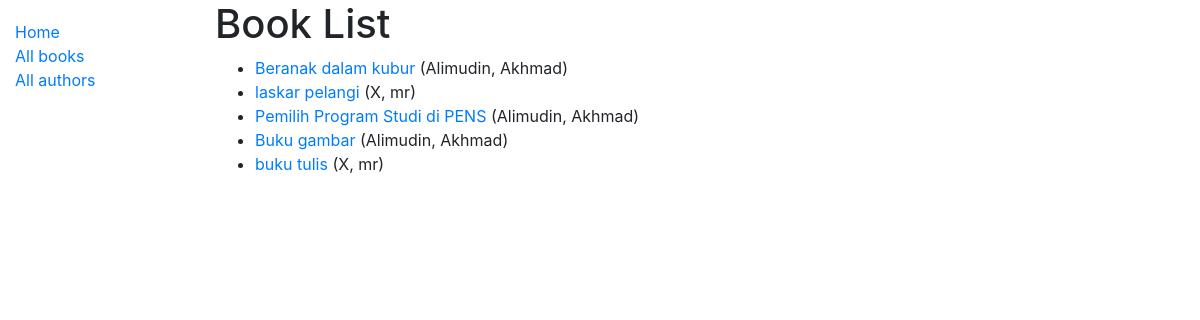
Screenshot of /katalog/books/ with the database file from the repository.
### katalog/models.py (models this page shows, shortened)
class Book(models.Model):
    title = models.CharField(max_length=200)
    author = models.ForeignKey('Author', on_delete=models.SET_NULL, null=True)
    summary = models.TextField(max_length=1000, help_text='Enter a brief description of the book')
    isbn = models.CharField('ISBN', unique=True, max_length=13, help_text='13 Character <a href="https://www.isbn-international.org/content/what-isbn">ISBN number</a>')
    genre = models.ManyToManyField(Genre, help_text='Select a genre for this book')
    language = models.ForeignKey('Language', on_delete=models.SET_NULL, null=True, verbose_name='Bahasa')
    def get_absolute_url(self):
        return reverse('book-detail', args=[str(self.id)])
    def display_genre(self):
        """Create a string for the Genre. This is required to display genre in Admin."""
        return ', '.join(genre.name for genre in self.genre.all()[:4]) #looping only 4
    display_genre.short_description = 'Genre'

class Author(models.Model):
    first_name = models.CharField(max_length=100)
    last_name = models.CharField(max_length=100)
    date_of_birth = models.DateField(null=True,blank=True)
    date_of_dead = models.DateField('Dead',null=True,blank=True)
    class Meta:
        ordering = ['last_name','first_name']
    def __str__(self):
        return f'{self.last_name}, {self.first_name}'

### katalog/views.py (the view)
# urls.py: path('books/', views.BookListView.as_view(), name='books'),
class BookListView(generic.ListView):
    model = Book
    def get_context_data(self, **kwargs):
        context = super(BookListView, self).get_context_data(**kwargs)
        context['some_data'] = 'This is just some data'
        return context
    def get_queryset(self):
        return Book.objects.all()[:5]

### katalog/templates/katalog/book_list.html
{% extends "base_generic.html" %}
{% block content %}
  <h1>Book List</h1>
  {% if book_list %}
  <ul>
    {% for book in book_list %}
      <li>
        <a href="{{ book.get_absolute_url }}">{{ book.title }}</a> ({{book.author}})
      </li>
    {% endfor %}
  </ul>
  {% else %}
    <p>There are no books in the library.</p>
  {% endif %}
{% endblock %}

### katalog/templates/base_generic.html (shortened to what this page needs)
<!DOCTYPE html>
<html lang="en">
<head>
  <link rel="stylesheet" href="https://stackpath.bootstrapcdn.com/bootstrap/4.1.3/css/bootstrap.min.css">
  {% load static %}
  <link rel="stylesheet" href="{% static 'css/styles.css' %}">
</head>
<body>
  <div class="container-fluid">
    <div class="row">
      <div class="col-sm-2">
      {% block sidebar %}
        <ul class="sidebar-nav">
          <li><a href="{% url 'index' %}">Home</a></li>
          <li><a href="{% url 'books' %}">All books</a></li>
          <li><a href="{% url 'authors' %}">All authors</a></li>
        </ul>
     {% endblock %}
      </div>
      <div class="col-sm-10 ">{% block content %}{% endblock %}</div>
    </div>
  </div>
</body>
</html>

### katalog/static/css/styles.css (style rules this page uses)
.sidebar-nav { margin-top: 20px; padding: 0; list-style: none; }

### rows the page displays
Book: title "Beranak dalam kubur", author "Alimudin, Akhmad"
Book: title "laskar pelangi", author "X, mr"
Book: title "Pemilih Program Studi di PENS", author "Alimudin, Akhmad"
Book: title "Buku gambar", author "Alimudin, Akhmad"
Book: title "buku tulis", author "X, mr"
